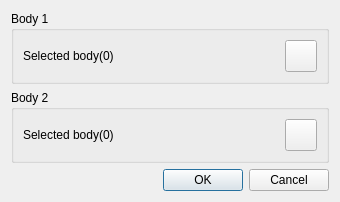
<?xml version="1.0" encoding="UTF-8"?>
<ui version="4.0">
 <class>BoolOptionDialog</class>
 <widget class="QDialog" name="BoolOptionDialog">
  <property name="geometry">
   <rect>
    <x>0</x>
    <y>0</y>
    <width>340</width>
    <height>181</height>
   </rect>
  </property>
  <property name="windowTitle">
   <string>Bool Dialog</string>
  </property>
  <layout class="QGridLayout" name="gridLayout_3">
   <item row="0" column="0">
    <widget class="QGroupBox" name="groupBox">
     <property name="title">
      <string>Body 1</string>
     </property>
     <layout class="QGridLayout" name="gridLayout">
      <item row="0" column="0">
       <widget class="QLabel" name="edgelabel">
        <property name="text">
         <string>Selected body(0)</string>
        </property>
       </widget>
      </item>
      <item row="0" column="1">
       <widget class="QPushButton" name="geoSelectSurface">
        <property name="sizePolicy">
         <sizepolicy hsizetype="Minimum" vsizetype="Minimum">
          <horstretch>0</horstretch>
          <verstretch>0</verstretch>
         </sizepolicy>
        </property>
        <property name="minimumSize">
         <size>
          <width>32</width>
          <height>32</height>
         </size>
        </property>
        <property name="maximumSize">
         <size>
          <width>32</width>
          <height>32</height>
         </size>
        </property>
        <property name="styleSheet">
         <string notr="true">background-image: url(:/QUI/geometry/selectbody.png);</string>
        </property>
        <property name="text">
         <string/>
        </property>
        <property name="checkable">
         <bool>true</bool>
        </property>
       </widget>
      </item>
     </layout>
    </widget>
   </item>
   <item row="1" column="0">
    <widget class="QGroupBox" name="groupBox_2">
     <property name="title">
      <string>Body 2</string>
     </property>
     <layout class="QGridLayout" name="gridLayout_2">
      <item row="0" column="0">
       <widget class="QLabel" name="edgelabel_1">
        <property name="text">
         <string>Selected body(0)</string>
        </property>
       </widget>
      </item>
      <item row="0" column="1">
       <widget class="QPushButton" name="geoSelectSurface_1">
        <property name="sizePolicy">
         <sizepolicy hsizetype="Minimum" vsizetype="Minimum">
          <horstretch>0</horstretch>
          <verstretch>0</verstretch>
         </sizepolicy>
        </property>
        <property name="minimumSize">
         <size>
          <width>32</width>
          <height>32</height>
         </size>
        </property>
        <property name="maximumSize">
         <size>
          <width>32</width>
          <height>32</height>
         </size>
        </property>
        <property name="styleSheet">
         <string notr="true">background-image: url(:/QUI/geometry/selectbody.png);</string>
        </property>
        <property name="text">
         <string/>
        </property>
        <property name="checkable">
         <bool>true</bool>
        </property>
       </widget>
      </item>
     </layout>
    </widget>
   </item>
   <item row="2" column="0">
    <widget class="QDialogButtonBox" name="buttonBox">
     <property name="orientation">
      <enum>Qt::Horizontal</enum>
     </property>
     <property name="standardButtons">
      <set>QDialogButtonBox::Cancel|QDialogButtonBox::Ok</set>
     </property>
    </widget>
   </item>
  </layout>
 </widget>
 <resources>
  <include location="../qrc/qianfan.qrc"/>
 </resources>
 <connections>
  <connection>
   <sender>buttonBox</sender>
   <signal>accepted()</signal>
   <receiver>BoolOptionDialog</receiver>
   <slot>accept()</slot>
   <hints>
    <hint type="sourcelabel">
     <x>248</x>
     <y>254</y>
    </hint>
    <hint type="destinationlabel">
     <x>157</x>
     <y>274</y>
    </hint>
   </hints>
  </connection>
  <connection>
   <sender>buttonBox</sender>
   <signal>rejected()</signal>
   <receiver>BoolOptionDialog</receiver>
   <slot>reject()</slot>
   <hints>
    <hint type="sourcelabel">
     <x>316</x>
     <y>260</y>
    </hint>
    <hint type="destinationlabel">
     <x>286</x>
     <y>274</y>
    </hint>
   </hints>
  </connection>
 </connections>
</ui>
